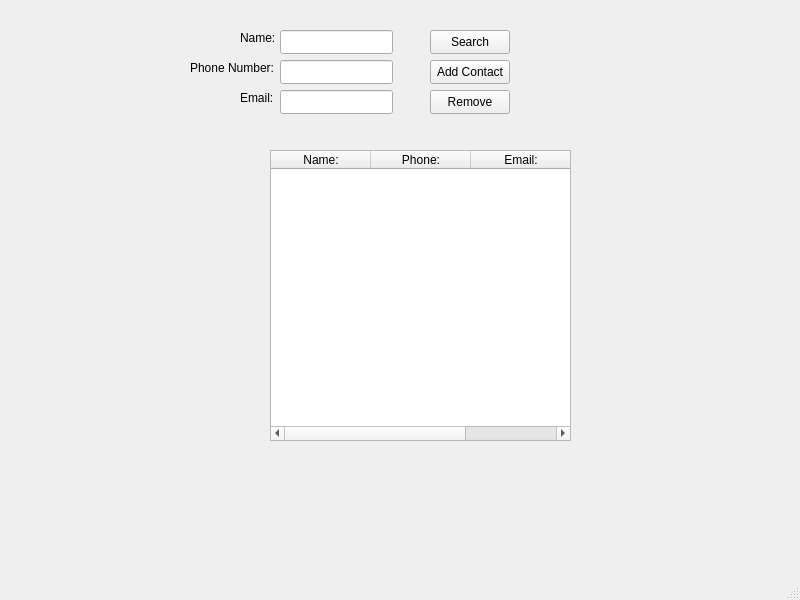
<?xml version="1.0" encoding="UTF-8"?>
<ui version="4.0">
 <class>MainWindow</class>
 <widget class="QMainWindow" name="MainWindow">
  <property name="geometry">
   <rect>
    <x>0</x>
    <y>0</y>
    <width>800</width>
    <height>600</height>
   </rect>
  </property>
  <property name="windowTitle">
   <string>MainWindow</string>
  </property>
  <widget class="QWidget" name="centralwidget">
   <widget class="QPushButton" name="AddContactClicked">
    <property name="geometry">
     <rect>
      <x>430</x>
      <y>30</y>
      <width>80</width>
      <height>24</height>
     </rect>
    </property>
    <property name="text">
     <string>Search</string>
    </property>
   </widget>
   <widget class="QPushButton" name="addContact">
    <property name="geometry">
     <rect>
      <x>430</x>
      <y>60</y>
      <width>80</width>
      <height>24</height>
     </rect>
    </property>
    <property name="text">
     <string>Add Contact</string>
    </property>
   </widget>
   <widget class="QPushButton" name="removeContact">
    <property name="geometry">
     <rect>
      <x>430</x>
      <y>90</y>
      <width>80</width>
      <height>24</height>
     </rect>
    </property>
    <property name="text">
     <string>Remove</string>
    </property>
   </widget>
   <widget class="QLineEdit" name="nameLineEdit">
    <property name="geometry">
     <rect>
      <x>280</x>
      <y>30</y>
      <width>113</width>
      <height>24</height>
     </rect>
    </property>
   </widget>
   <widget class="QTableWidget" name="contactsTable">
    <property name="geometry">
     <rect>
      <x>270</x>
      <y>150</y>
      <width>301</width>
      <height>291</height>
     </rect>
    </property>
    <column>
     <property name="text">
      <string>Name:</string>
     </property>
    </column>
    <column>
     <property name="text">
      <string>Phone:</string>
     </property>
    </column>
    <column>
     <property name="text">
      <string>Email:</string>
     </property>
    </column>
   </widget>
   <widget class="QLineEdit" name="phoneLineEdit">
    <property name="geometry">
     <rect>
      <x>280</x>
      <y>60</y>
      <width>113</width>
      <height>24</height>
     </rect>
    </property>
   </widget>
   <widget class="QLineEdit" name="emailLineEdit">
    <property name="geometry">
     <rect>
      <x>280</x>
      <y>90</y>
      <width>113</width>
      <height>24</height>
     </rect>
    </property>
   </widget>
   <widget class="QLabel" name="label">
    <property name="geometry">
     <rect>
      <x>240</x>
      <y>30</y>
      <width>49</width>
      <height>16</height>
     </rect>
    </property>
    <property name="text">
     <string>Name:</string>
    </property>
   </widget>
   <widget class="QLabel" name="label_2">
    <property name="geometry">
     <rect>
      <x>190</x>
      <y>60</y>
      <width>91</width>
      <height>16</height>
     </rect>
    </property>
    <property name="text">
     <string>Phone Number:</string>
    </property>
   </widget>
   <widget class="QLabel" name="label_3">
    <property name="geometry">
     <rect>
      <x>240</x>
      <y>90</y>
      <width>49</width>
      <height>16</height>
     </rect>
    </property>
    <property name="text">
     <string>Email:</string>
    </property>
   </widget>
   <zorder>AddContactClicked</zorder>
   <zorder>removeContact</zorder>
   <zorder>addContact</zorder>
   <zorder>nameLineEdit</zorder>
   <zorder>contactsTable</zorder>
   <zorder>phoneLineEdit</zorder>
   <zorder>emailLineEdit</zorder>
   <zorder>label</zorder>
   <zorder>label_2</zorder>
   <zorder>label_3</zorder>
  </widget>
  <widget class="QMenuBar" name="menubar">
   <property name="geometry">
    <rect>
     <x>0</x>
     <y>0</y>
     <width>800</width>
     <height>21</height>
    </rect>
   </property>
  </widget>
  <widget class="QStatusBar" name="statusbar"/>
 </widget>
 <resources/>
 <connections/>
</ui>
